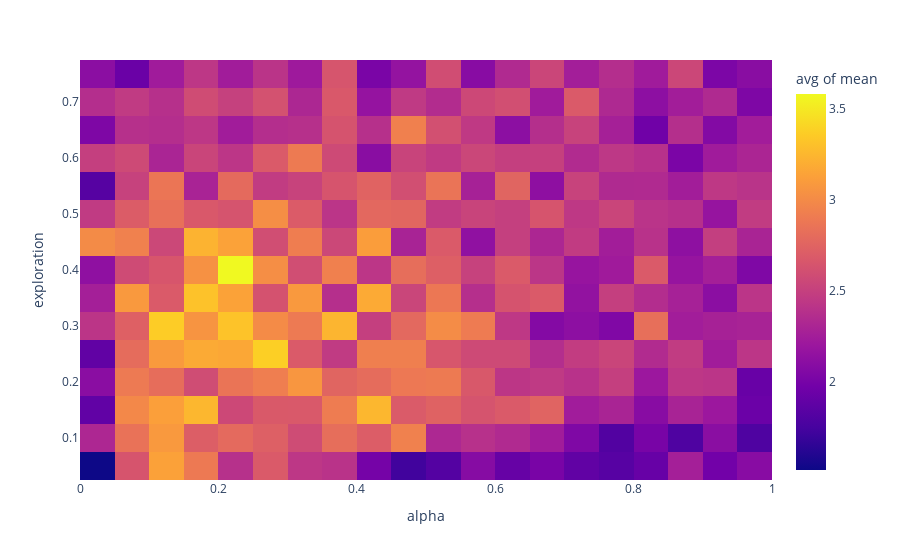

This figure's notebook cell:
### Code cell
import plotly.express as px
df = px.data.iris()

fig = px.density_heatmap(df_expl, x="alpha", y="exploration", z="mean",
                         histfunc="avg", nbinsx = len(alp),
                         nbinsy = len(EXPL)
                        )
fig.show()

### Figure 1 — Plotly figure (JSON) as saved in the notebook; plotly's stock layout.template omitted (floating-point values rounded to 4 significant figures; data arrays with more than 128 entries replaced by an {"elided": "..."} marker saying what was removed)
{"data": [{"coloraxis": "coloraxis", "histfunc": "avg", "hovertemplate": "alpha=%{x}<br>exploration=%{y}<br>avg of mean=%{z}<extra></extra>", "name": "", "nbinsx": 39, "nbinsy": 15, "type": "histogram2d", "x": {"elided": "585 float values"}, "xaxis": "x", "xbingroup": "x", "y": {"elided": "585 float values"}, "yaxis": "y", "ybingroup": "y", "z": {"elided": "585 float values"}}], "layout": {"coloraxis": {"colorbar": {"title": {"text": "avg of mean"}}, "colorscale": [[0, "#0d0887"], [0.1111, "#46039f"], [0.2222, "#7201a8"], [0.3333, "#9c179e"], [0.4444, "#bd3786"], [0.5556, "#d8576b"], [0.6667, "#ed7953"], [0.7778, "#fb9f3a"], [0.8889, "#fdca26"], [1, "#f0f921"]]}, "legend": {"tracegroupgap": 0}, "margin": {"t": 60}, "xaxis": {"anchor": "y", "domain": [0, 1], "title": {"text": "alpha"}}, "yaxis": {"anchor": "x", "domain": [0, 1], "title": {"text": "exploration"}}}}
